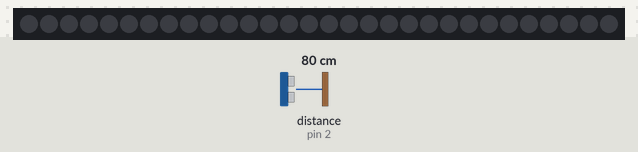
A sketch run on a simulated Arduino Uno, built with avr-gcc and run on an emulated ATmega328P. Parts: 30 RGB LEDs in strip order, left to right. Wiring (inferred from the names in the program): ultrasonic range finder: trigger pin 3; echo pin 2. Inputs (shaded band) come from the test bench; at power-on: distance to the obstacle (sensor on pin 2) 80 cm. The echo pulse lasts 58.3 µs per cm; dim RGB values are drawn brighter than linear.

Above: at 1.2 s.
1.3 s: distance to the obstacle (sensor on pin 2) set to 2 cm
At 1.32 s:
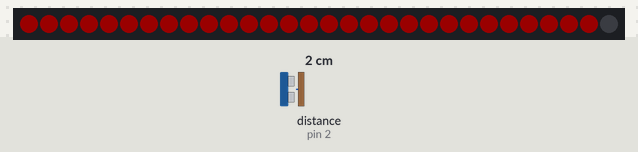
3.0 s: distance to the obstacle (sensor on pin 2) set to 9 cm
4.5 s: distance to the obstacle (sensor on pin 2) set to 18 cm
At 5.3 s:
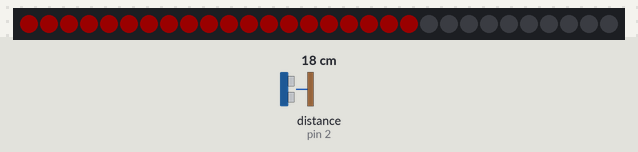
Timing chart, 0 to 7.5 s (numbered marks = the images above; inputs shaded):
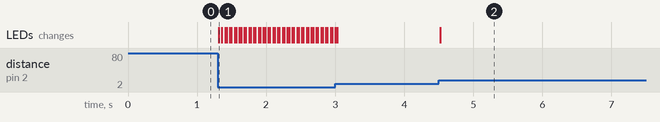

The sketch:

Sensor_Proximidad_Tira_LED.ino
```cpp
#include <Adafruit_NeoPixel.h>

int PIN_LED_STRIP = 1;
int STRIP_SIZE = 30;

Adafruit_NeoPixel strip = Adafruit_NeoPixel(STRIP_SIZE, PIN_LED_STRIP, NEO_GRB + NEO_KHZ800);

int PIN_ECHO = 2;
int PIN_TRIG = 3;


void setup() {
  pinMode(PIN_TRIG, OUTPUT);
  pinMode(PIN_ECHO, INPUT);

  strip.begin();
  strip.setBrightness(25);  // Lower brightness and save eyeballs!
  strip.show(); // Initialize all pixels to 'off'

}

// El codigo para leer distancia es mas complicado.
// Lo que hace es emitir un ultrasonido y captar el reflejo.
// Sacamos el codigo en una funcion para que el loop() sea mas facil de entender.
int readDistance() {
  // Clears the trigPin condition
  digitalWrite(PIN_TRIG, LOW);
  delayMicroseconds(2);
  // Sets the trigPin HIGH (ACTIVE) for 10 microseconds
  digitalWrite(PIN_TRIG, HIGH);
  delayMicroseconds(10);
  digitalWrite(PIN_TRIG, LOW);
  // Reads the echoPin, returns the sound wave travel time in microseconds
  int duration = pulseIn(PIN_ECHO, HIGH);
  int distance = duration * 0.034 / 2;
  return distance;
}

void loop() {
  int distance = readDistance();

  Serial.print("Distancia: ");
  Serial.print(distance);
  Serial.println(" cm");

  // Si hay algo mas cerca de 50 cm, empezar encender el LED.
  int maxDistance = 50;

  if (distance < maxDistance) {
    int ledsOn = map(distance, 0, maxDistance, STRIP_SIZE, 0);

    if (ledsOn > 0 && ledsOn < STRIP_SIZE) {
      for (int i = 0; i < STRIP_SIZE; i++) {
        if (i < ledsOn) {
          strip.setPixelColor(i, strip.Color(255, 0, 0));
        }
        else {
          strip.setPixelColor(i, strip.Color(0, 0, 0));
        }
      }
    } else {
      for (int i = 0; i < STRIP_SIZE; i++) {
          strip.setPixelColor(i, strip.Color(0, 0, 0));
      }
    }
  }

  strip.show();
  delay(20);
}
```

Measured:
- after the input at 1.3 s, the LEDs: change at once (image 1)
- after the input at 4.5 s, the LEDs: change at once (image 2)
